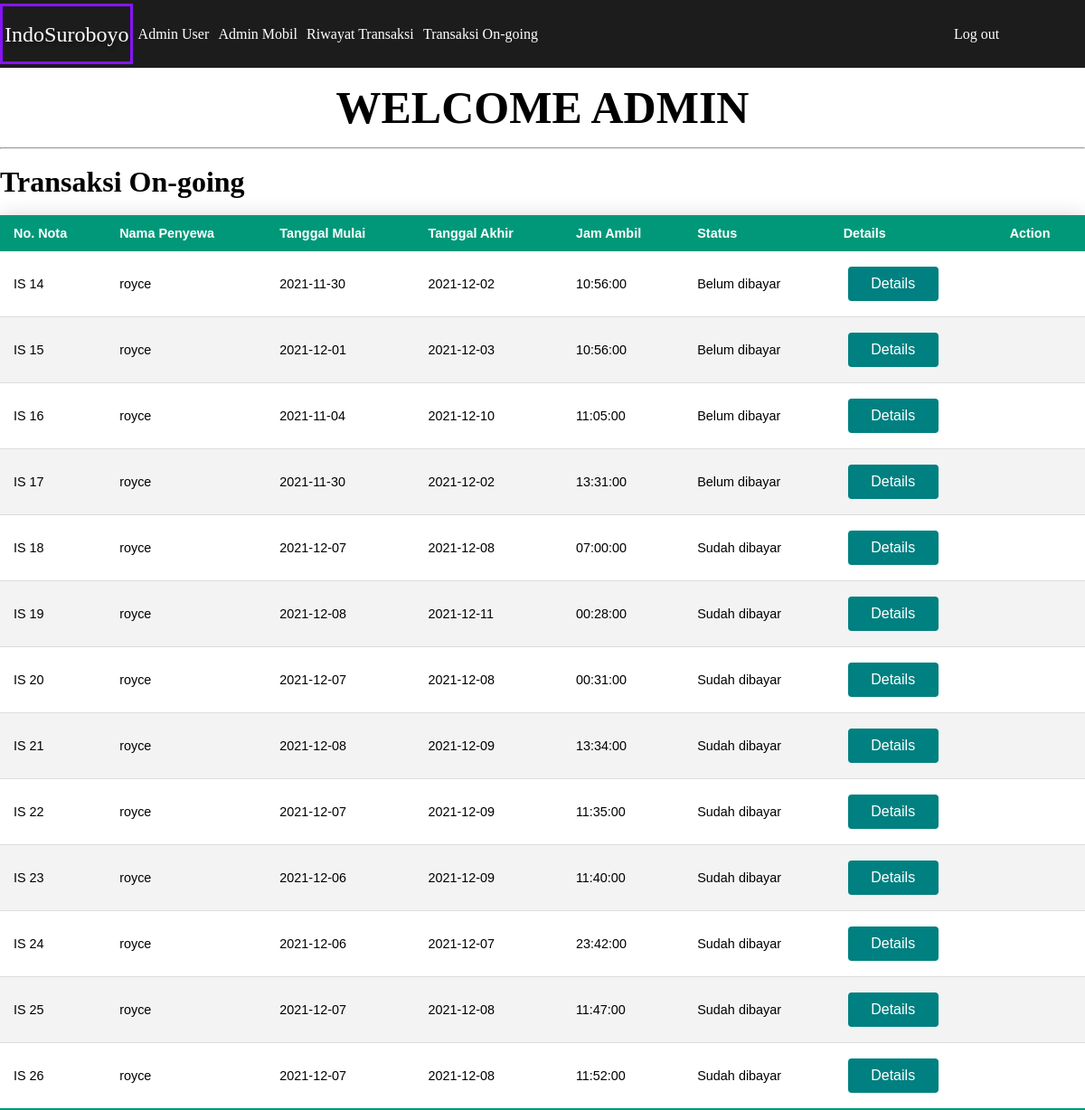
The app's page /admin-ongoing.php with its own data.
### tables this page shows
CREATE TABLE `header_pesanan` (
  `order_id` int(20) NOT NULL,
  `penyewa_id` int(20) NOT NULL,
  `total_tagihan` int(100) NOT NULL,
  `status` varchar(20) NOT NULL,
  `tanggal_mulai` date NOT NULL,
  `tanggal_akhir` date NOT NULL,
  `jam_ambil` time NOT NULL
);

CREATE TABLE `penyewa` (
  `id` int(20) NOT NULL,
  `nik` int(20) NOT NULL,
  `username` varchar(100) NOT NULL,
  `password` varchar(100) NOT NULL,
  `nama` varchar(100) NOT NULL,
  `no_telp` varchar(100) NOT NULL,
  `alamat` varchar(100) NOT NULL,
  `kota` varchar(255) NOT NULL,
  `email` varchar(255) NOT NULL
);

### admin-ongoing.php (the view, shortened to what this page needs)
<?php
    require_once("connection.php");
    $stmt = $pdo-> prepare("SELECT * FROM header_pesanan where status!='Selesai'");
        $stmt -> execute();
        $headers = $stmt->fetchAll(PDO::FETCH_ASSOC);
        $stmt = $pdo-> prepare("SELECT * FROM penyewa ");
        $stmt -> execute();
        $users = $stmt->fetchAll(PDO::FETCH_ASSOC);
?>
<!DOCTYPE html>
<html lang="en">
<head>
    <link rel="stylesheet" href="admin-header-pesanan.css">
</head>
<body>
<div class="navigation">
            <div class="kiri">
            <a href="#" class="logo">IndoSuroboyo</a>
                <a href="admin.php" style="padding-top:20px">Admin User</a>
                <a href="admin-mobil.php" style="padding-top:20px">Admin Mobil</a>
                <a href="admin-header-pesanan.php" style="padding-top:20px">Riwayat Transaksi</a>
                <a href="admin-ongoing.php" style="padding-top:20px">Transaksi On-going</a>
            </div>
            <div class="kanan">
                <a id= "login" href="user.php?action=logout">Log out</a>
            </div>
        </div>
        <div id="why">
            <center>
            <h1 style="font-size: 50px;">WELCOME ADMIN</h1>
            </center>
        </div>
            <hr>
        <div class="tabus">
            <br>
            <table id="tabel" class="styleTable" method = "POST">
                <h1>Transaksi On-going</h1>
                <br>
                <thead>
                    <th>No. Nota</th>
                    <th>Nama Penyewa</th>
                    <th>Tanggal Mulai</th>
                    <th>Tanggal Akhir</th>
                    <th>Jam Ambil</th>
                    <th>Status</th>
                    <th>Details</th>
                    <th>Action</th>
                </thead>
                <tbody>
                <?php
                    if(isset($_POST['search'])){
                        if(isset($_POST['s_key']) && $_POST['s_key']!= "" && $_POST['s_attr']!=""){
                            $pencarian="%".$_POST['s_key']."%";
                            $attr = $_POST['s_attr'];
                            $sort = $_POST['s_sort'];
                            try{
                                if($sort == "ascending"){
                                    if($attr == "nama_mobil"){
                                        $stmt=$pdo->prepare("select * from MOBIL where nama_mobil like :nama ORDER BY nama_mobil ASC");
                                    }else if($attr == "id"){
                                        $stmt=$pdo->prepare("select * from MOBIL where id like :nama ORDER BY id ASC");
                                    }else if($attr == "bahan_bakar"){
                                        $stmt=$pdo->prepare("select * from MOBIL where bahan_bakar like :nama ORDER BY bahan_bakar ASC");
                                    }else if($attr == "jenis"){
                                        $stmt=$pdo->prepare("select * from MOBIL where jenis like :nama ORDER BY jenis ASC");
                                    }else if($attr == "status"){
                                        $stmt=$pdo->prepare("select * from MOBIL where status like :nama ORDER BY status ASC");
                                    }
                                }else if($sort == "descending"){
                                    if($attr == "nama_mobil"){
                                        $stmt=$pdo->prepare("select * from MOBIL where nama_mobil like :nama ORDER BY nama_mobil DESC");
                                    }else if($attr == "id"){
                                        $stmt=$pdo->prepare("select * from MOBIL where id like :nama ORDER BY id DESC");
                                    }else if($attr == "bahan_bakar"){
                                        $stmt=$pdo->prepare("select * from MOBIL where bahan_bakar like :nama ORDER BY bahan_bakar DESC");
                                    }else if($attr == "jenis"){
                                        $stmt=$pdo->prepare("select * from MOBIL where jenis like :nama ORDER BY jenis DESC");
                                    }
                                }else{
                                    if($attr == "nama_mobil"){
                                        $stmt=$pdo->prepare("select * from MOBIL where nama_mobil like :nama");
                                    }else if($attr == "id"){
                                        $stmt=$pdo->prepare("select * from MOBIL where id like :nama");
                                    }else if($attr == "bahan_bakar"){
                                        $stmt=$pdo->prepare("select * from MOBIL where bahan_bakar like :nama");
                                    }else if($attr == "jenis"){
                                        $stmt=$pdo->prepare("select * from MOBIL where jenis like :nama");
                                    }
                                }
                                $stmt->BindParam(":nama",$pencarian);
                                $stmt->execute();
                                if($stmt->rowCount()<1){
                                    echo "<i> Tidak ada hasil untuk pencarian kata </i>";
                                }else{
                                    while($t=$stmt->fetch()){
                                    ?>
                                    <tr>
                                            <td><?= $t['id']?></td>
                                            <td><?= $t['nama_mobil']?></td>
                                            <td><?= $t['bahan_bakar']?></td>
                                            <td><?= $t['jenis']?></td>
                                            <td>
                                                <a href="return-car.php?id=<?=$value['id']?>">
                                                    <button class="editMobil-button"><span>Return </span></button>
                                                </a>
                                            </td>
                                        </tr>
                                    <?php
                                    }
                                }
                            }catch(PDOException $e){
                                echo $e->getMessage();
                            }
                        }else if($_POST['s_attr']=="" && $_POST['s_key']!=""){
                            echo "<script>alert('Isi filter dengan benar')</script>";
                            $_SESSION["message"] = "Isi Filter Attribut dengan Benar";
                            header("Location:admin-mobil.php");
                        }else{
                            echo "<script>alert('Isi filter dengan benar')</script>";
                            header("Location:admin-mobil.php");
                        }
                    }else{
                        if ($users !== null) {
                            foreach ($headers as $key => $value) {
                            ?>
                            <tr>
                            <td>IS <?= $value['order_id']?></td>
                            <?php
                            foreach($users as $key => $val){
                                if($value['penyewa_id']==$val['id'])
                                {
                                    ?>
                                    <td><?= $val['nama']?></td>
                                    <?php
                                }
                            }
                            ?>
                            <td><?= $value['tanggal_mulai']?></td>
                            <td><?= $value['tanggal_akhir']?></td>
                            <td><?= $value['jam_ambil']?></td>
                            <td><?= $value['status']?></td>
                            <td>
                                <a href="admin-header-pesanan.php?action=detail&id=<?= $value['order_id'] ?>">
                                         <button class="detail-button"><span> Details </span></button>
                                </a>
                            </td>
                            <td>
                            </td>
                        </tr>
                    <?php
                            }
                        }
                    }
                ?>
            </tbody>
            </table>
        </div>
</body>
</html>

### admin-header-pesanan.css (style rules this page uses)
* { margin : 0; padding : 0; box-sizing: border-box; }
body { animation: fadeInAnimation ease 1s; animation-iteration-count: 1; animation-fill-mode: forwards; }
.navigation { width: 100%; height: 75px; display: flex; justify-content: space-between; background-color: #1C1C1C; align-items: center; flex-direction: row; box-sizing: border-box; flex-wrap: wrap; }
.logo { outline: 3px solid #8614f8; outline-offset: 2px; height: 3.6rem; font-size: 1.5rem; line-height: 3.7rem; text-decoration: none; text-shadow: 2px 4px 3px rgba(0, 0, 0, 0.3); font-weight: 500; }
.navigation a { text-decoration: none; color: white; box-sizing: border-box; }
.navigation .kiri { display: flex; width: 50%; justify-content: space-around; box-sizing: border-box; }
.navigation .kanan { display: flex; width: 20%; justify-content: space-around; box-sizing: border-box; }
#why { margin-top: 15px; margin-bottom: 15px; }
.styleTable { border-collapse: collapse; font-size: 0.9em; font-family: sans-serif; box-shadow: 0 0 20px rgba(0, 0, 0, 0.15); width: 100%; }
.styleTable th, .styleTable td { padding: 12px 15px; }
.styleTable tbody tr { border-bottom: 1px solid #dddddd; }
.styleTable tbody tr:nth-of-type(even) { background-color: #f3f3f3; }
.styleTable tbody tr:last-of-type { border-bottom: 2px solid #009879; }
.detail-button { display: inline-block; border-radius: 4px; background-color: teal; border: none; color: #FFFFFF; text-align: center; font-size: 16px; padding: 10px; width: 100px; transition: all 0.5s; cursor: pointer; margin: 5px; }
.detail-button span { cursor: pointer; display: inline-block; position: relative; transition: 0.5s; }
.detail-button span:after { content: '\00bb'; position: absolute; opacity: 0; top: 0; right: -20px; transition: 0.5s; }

### admin-ongoing.php (style rules this page uses)
th, td { text-align: left; padding: 8px; }
tr:nth-child(even) { background-color: #f2f2f2; }

### records on screen
header_pesanan: order_id "14", tanggal_mulai "2021-11-30", tanggal_akhir "2021-12-02", jam_ambil "10:56:00", status "Belum dibayar"
penyewa: nama "royce"
header_pesanan: order_id "15", tanggal_mulai "2021-12-01", tanggal_akhir "2021-12-03", jam_ambil "10:56:00", status "Belum dibayar"
header_pesanan: order_id "16", tanggal_mulai "2021-11-04", tanggal_akhir "2021-12-10", jam_ambil "11:05:00", status "Belum dibayar"
header_pesanan: order_id "17", tanggal_mulai "2021-11-30", tanggal_akhir "2021-12-02", jam_ambil "13:31:00", status "Belum dibayar"
header_pesanan: order_id "18", tanggal_mulai "2021-12-07", tanggal_akhir "2021-12-08", jam_ambil "07:00:00", status "Sudah dibayar"
header_pesanan: order_id "19", tanggal_mulai "2021-12-08", tanggal_akhir "2021-12-11", jam_ambil "00:28:00", status "Sudah dibayar"
header_pesanan: order_id "20", tanggal_mulai "2021-12-07", tanggal_akhir "2021-12-08", jam_ambil "00:31:00", status "Sudah dibayar"
header_pesanan: order_id "21", tanggal_mulai "2021-12-08", tanggal_akhir "2021-12-09", jam_ambil "13:34:00", status "Sudah dibayar"
header_pesanan: order_id "22", tanggal_mulai "2021-12-07", tanggal_akhir "2021-12-09", jam_ambil "11:35:00", status "Sudah dibayar"
header_pesanan: order_id "23", tanggal_mulai "2021-12-06", tanggal_akhir "2021-12-09", jam_ambil "11:40:00", status "Sudah dibayar"
header_pesanan: order_id "24", tanggal_mulai "2021-12-06", tanggal_akhir "2021-12-07", jam_ambil "23:42:00", status "Sudah dibayar"
header_pesanan: order_id "25", tanggal_mulai "2021-12-07", tanggal_akhir "2021-12-08", jam_ambil "11:47:00", status "Sudah dibayar"
header_pesanan: order_id "26", tanggal_mulai "2021-12-07", tanggal_akhir "2021-12-08", jam_ambil "11:52:00", status "Sudah dibayar"
